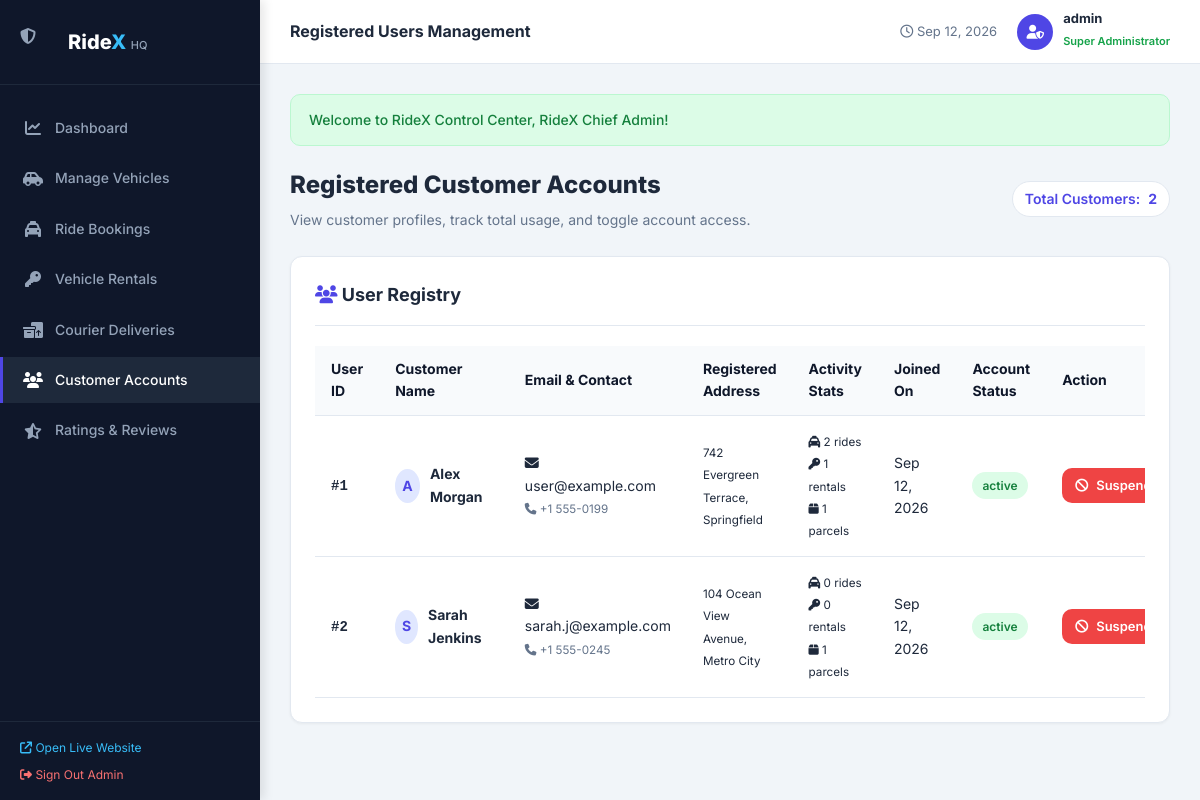
Page /admin/users.php (signed in) on the committed database.
### tables this page shows
CREATE TABLE `users` (
  `id` INT AUTO_INCREMENT PRIMARY KEY,
  `full_name` VARCHAR(100) NOT NULL,
  `email` VARCHAR(120) NOT NULL UNIQUE,
  `phone` VARCHAR(20) NOT NULL,
  `password` VARCHAR(255) NOT NULL,
  `address` TEXT NULL,
  `avatar` VARCHAR(255) DEFAULT 'default-avatar.png',
  `status` ENUM('active', 'suspended') NOT NULL DEFAULT 'active',
  `created_at` TIMESTAMP DEFAULT CURRENT_TIMESTAMP,
  INDEX `idx_user_email` (`email`)
);

### admin/users.php (the view, shortened to what this page needs)
<?php
require_once __DIR__ . '/../config/db.php';
$db = getDB();
$sql = "SELECT u.*,
               (SELECT COUNT(*) FROM bookings b WHERE b.user_id = u.id) as ride_count,
               (SELECT COUNT(*) FROM rentals r WHERE r.user_id = u.id) as rental_count,
               (SELECT COUNT(*) FROM courier_bookings c WHERE c.user_id = u.id) as courier_count
        FROM users u
        ORDER BY u.created_at DESC";
$users = $db->query($sql)->fetch_all(MYSQLI_ASSOC);
include __DIR__ . '/includes/admin_header.php';
?>
<div style="display: flex; justify-content: space-between; align-items: center; margin-bottom: 25px; flex-wrap: wrap; gap: 15px;">
    <div>
        <h1 style="font-size: 24px; font-weight: 800; color: var(--admin-text); margin: 0;">Registered Customer Accounts</h1>
        <p style="color: var(--admin-muted); font-size: 14px; margin: 4px 0 0;">View customer profiles, track total usage, and toggle account access.</p>
    </div>
    <div>
        <span class="user-badge" style="background: #ffffff; border: 1px solid var(--admin-border);">
            Total Customers: <strong><?= count($users) ?></strong>
        </span>
    </div>
</div>
<div class="admin-card">
    <div class="admin-card-header">
        <h3><i class="fa-solid fa-users" style="color: var(--admin-primary);"></i> User Registry</h3>
    </div>
    <div class="table-responsive">
        <table class="data-table">
            <thead>
                <tr>
                    <th>User ID</th>
                    <th>Customer Name</th>
                    <th>Email & Contact</th>
                    <th>Registered Address</th>
                    <th>Activity Stats</th>
                    <th>Joined On</th>
                    <th>Account Status</th>
                    <th>Action</th>
                </tr>
            </thead>
            <tbody>
                <?php if (empty($users)): ?>
                    <tr><td colspan="8" style="text-align: center; color: var(--admin-muted); padding: 30px;">No registered users found.</td></tr>
                <?php else: ?>
                    <?php foreach ($users as $u): ?>
                        <tr>
                            <td><strong style="font-family: monospace;">#<?= $u['id'] ?></strong></td>
                            <td>
                                <div style="display: flex; align-items: center; gap: 10px;">
                                    <div style="width: 34px; height: 34px; border-radius: 50%; background: var(--primary-light); color: var(--primary); display: flex; align-items: center; justify-content: center; font-weight: 700; font-size: 14px;">
                                        <?= strtoupper(substr($u['full_name'], 0, 1)) ?>
                                    </div>
                                    <strong><?= htmlspecialchars($u['full_name']) ?></strong>
                                </div>
                            </td>
                            <td>
                                <span><i class="fa-solid fa-envelope"></i> <?= htmlspecialchars($u['email']) ?></span><br>
                                <small style="color: var(--admin-muted);"><i class="fa-solid fa-phone"></i> <?= htmlspecialchars($u['phone']) ?></small>
                            </td>
                            <td>
                                <small><?= htmlspecialchars($u['address'] ?? 'Not specified') ?></small>
                            </td>
                            <td>
                                <small>
                                    <i class="fa-solid fa-taxi"></i> <?= $u['ride_count'] ?> rides<br>
                                    <i class="fa-solid fa-key"></i> <?= $u['rental_count'] ?> rentals<br>
                                    <i class="fa-solid fa-box"></i> <?= $u['courier_count'] ?> parcels
                                </small>
                            </td>
                            <td><?= date('M d, Y', strtotime($u['created_at'])) ?></td>
                            <td>
                                <span class="status-pill status-<?= $u['status'] === 'active' ? 'completed' : 'cancelled' ?>">
                                    <?= htmlspecialchars($u['status']) ?>
                                </span>
                            </td>
                            <td>
                                <?php if ($u['status'] === 'active'): ?>
                                    <a href="users.php?action=toggle_status&id=<?= $u['id'] ?>&status=suspended" class="btn btn-sm btn-danger" onclick="return confirm('Suspend this user account?');" title="Suspend Account">
                                        <i class="fa-solid fa-ban"></i> Suspend
                                    </a>
                                <?php else: ?>
                                    <a href="users.php?action=toggle_status&id=<?= $u['id'] ?>&status=active" class="btn btn-sm btn-primary" title="Reactivate Account">
                                        <i class="fa-solid fa-check"></i> Activate
                                    </a>
                                <?php endif; ?>
                            </td>
                        </tr>
                    <?php endforeach; ?>
                <?php endif; ?>
            </tbody>
        </table>
    </div>
</div>
<?php include __DIR__ . '/includes/admin_footer.php'; ?>

### css/style.css (style rules this page uses)
:root { --primary: #4f46e5; --primary-hover: #4338ca; --primary-light: #e0e7ff; --secondary: #0284c7; --secondary-hover: #0369a1; --accent: #10b981; --warning: #f59e0b; --danger: #ef4444; --dark: #0f172a; --dark-surface: #1e293b; --card-bg: #ffffff; --bg-page: #f8fafc; --text-main: #1e293b; --text-muted: #64748b; --text-light: #94a3b8; --border: #e2e8f0; --border-focus: #818cf8; --radius-sm: 6px; --radius-md: 10px; --radius-lg: 16px; --shadow-sm: 0 1px 2px rgba(0, 0, 0, 0.05); --shadow-md: 0 4px 12px rgba(0, 0, 0, 0.08); --shadow-lg: 0 10px 25px -3px rgba(0, 0, 0, 0.1); --transition: all 0.25s cubic-bezier(0.4, 0, 0.2, 1); --font-main: 'Inter', -apple-system, BlinkMacSystemFont, "Segoe UI", Roboto, sans-serif; }
*, *::before, *::after { box-sizing: border-box; margin: 0; padding: 0; }
body { font-family: var(--font-main); background-color: var(--bg-page); color: var(--text-main); line-height: 1.6; min-height: 100vh; display: flex; flex-direction: column; }
a { color: var(--primary); text-decoration: none; transition: var(--transition); }
.user-badge { display: flex; align-items: center; gap: 8px; padding: 6px 12px; background: var(--primary-light); color: var(--primary); border-radius: 30px; font-size: 14px; font-weight: 600; }
.btn { display: inline-flex; align-items: center; justify-content: center; gap: 8px; padding: 10px 20px; font-size: 14px; font-weight: 600; border-radius: var(--radius-md); cursor: pointer; border: 1px solid transparent; transition: var(--transition); text-decoration: none; white-space: nowrap; }
.btn-sm { padding: 6px 12px; font-size: 13px; }
.btn-danger { background: var(--danger); color: #fff !important; }
.table-responsive { width: 100%; overflow-x: auto; }
.data-table { width: 100%; border-collapse: collapse; text-align: left; font-size: 14px; }
.data-table th { background: #f8fafc; padding: 12px 16px; font-weight: 700; color: var(--dark); border-bottom: 1px solid var(--border); }
.data-table td { padding: 14px 16px; border-bottom: 1px solid var(--border); color: var(--text-main); vertical-align: middle; }
.status-pill { display: inline-flex; align-items: center; gap: 5px; padding: 4px 10px; border-radius: 30px; font-size: 12px; font-weight: 600; }
.status-completed { background: #dcfce7; color: #15803d; }

### admin/admin.css (style rules this page uses)
:root { --admin-sidebar-bg: #0f172a; --admin-sidebar-hover: #1e293b; --admin-primary: #4f46e5; --admin-primary-hover: #4338ca; --admin-bg: #f1f5f9; --admin-card: #ffffff; --admin-text: #1e293b; --admin-muted: #64748b; --admin-border: #e2e8f0; }
body.admin-body { margin: 0; padding: 0; font-family: 'Inter', -apple-system, BlinkMacSystemFont, "Segoe UI", Roboto, sans-serif; background-color: var(--admin-bg); color: var(--admin-text); min-height: 100vh; display: flex; }
.admin-card { background: #ffffff; border: 1px solid var(--admin-border); border-radius: 12px; padding: 24px; margin-bottom: 30px; box-shadow: 0 1px 3px rgba(0,0,0,0.05); }
.admin-card-header { display: flex; justify-content: space-between; align-items: center; margin-bottom: 20px; border-bottom: 1px solid var(--admin-border); padding-bottom: 15px; }
.admin-card-header h3 { font-size: 18px; font-weight: 700; margin: 0; color: var(--admin-text); }

### rows in the picture
users: id "1", full_name "A", full_name "Alex Morgan", email "user@example.com", phone "+1 555-0199", address "742 Evergreen Terrace, Springfield", ride_count "2", rental_count "1", courier_count "1", created_at "Sep 12, 2026", status "active"
users: id "2", full_name "S", full_name "Sarah Jenkins", email "sarah.j@example.com", phone "+1 555-0245", address "104 Ocean View Avenue, Metro City", ride_count "0", rental_count "0", courier_count "1", created_at "Sep 12, 2026", status "active"

### other values in the picture
$adminTitle "Registered Users Management"
$adminUsername "admin"
$msg "Welcome to RideX Control Center, RideX Chief Admin!"
count($users) "2"
